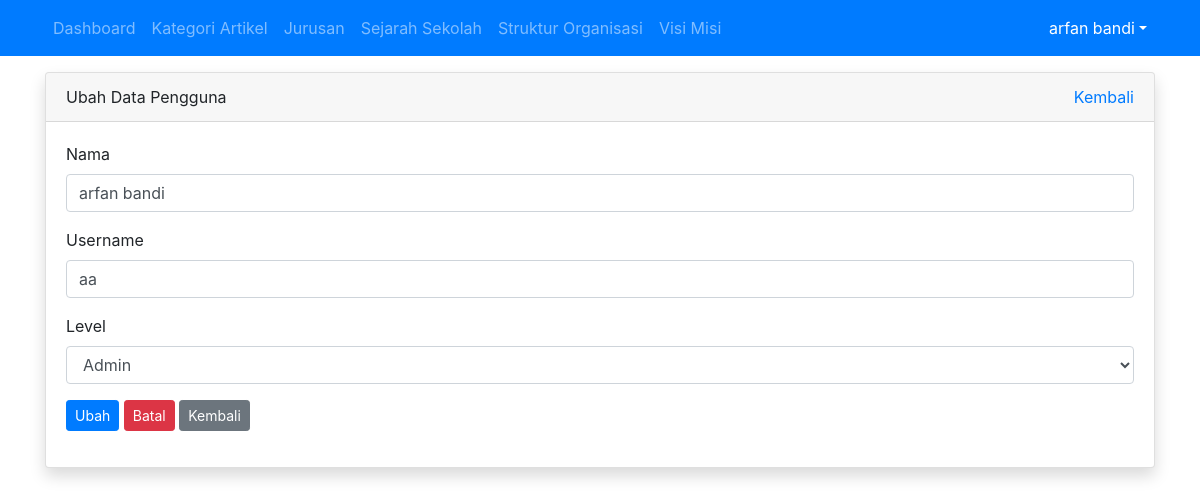
Screenshot of /admin/pengguna/ubah.php?id=4 (signed in) with the database file from the repository.
### tables this page shows
CREATE TABLE `tbl_pengguna` (
  `id` int(11) NOT NULL,
  `nama` varchar(100) DEFAULT NULL,
  `username` varchar(20) DEFAULT NULL,
  `password` varchar(255) DEFAULT NULL,
  `level` int(11) DEFAULT NULL
);

### admin/pengguna/ubah.php (the view, shortened to what this page needs)
<?php
require_once '../../koneksi.php';
$id = $_GET['id'];
$query = mysqli_query($koneksi, "SELECT * FROM tbl_pengguna WHERE id = {$id}");
$row = mysqli_fetch_assoc($query);
?>
<!DOCTYPE html>
<html>
<head>
	<link rel="stylesheet" href="../../resources/css/bootstrap.min.css">
</head>
<body>
	<?php require_once '../navbar.php'; ?>
	<div class="container mt-3">
		<div class="row">
			<div class="col">
				<div class="card shadow">
					<div class="card-header">
						<div class="clearfix">
							<div class="float-left">
								Ubah Data Pengguna
							</div>
							<div class="float-right">
								<a href="index.php">Kembali</a>
							</div>
						</div>
					</div>
					<div class="card-body">
						<form method="POST" action="proses_ubah.php?id=<?= $row['id'] ?>">
							<div class="form-group">
								<label for="nama">Nama</label>
								<input type="text" class="form-control" id="nama" placeholder="Nama" autocomplete="off" required="required" name="nama" value="<?= $row['nama'] ?>">
							</div>
							<div class="form-group">
								<label for="username">Username</label>
								<input type="text" class="form-control" id="username" placeholder="Username" autocomplete="off" required="required" name="username" value="<?= $row['username'] ?>">
							</div>
							<div class="form-group">
								<label for="level">Level</label>
								<select name="level" id="level" class="form-control">
									<option value="1" <?= $row['level'] == '1' ? 'selected' : '' ?>>Admin</option>
								</select>
							</div>
							<div class="form-group">
								<button type="submit" class="btn btn-sm btn-primary" name="ubah">Ubah</button>
								<button type="reset" class="btn btn-sm btn-danger" onclick="return confirm('apakah anda yakin?')">Batal</button>
								<a href="index.php" class="btn btn-sm btn-secondary">Kembali</a>
							</div>
						</form>
					</div>
				</div>
			</div>
		</div>
	</div>
</body>
</html>

### rows the page displays
tbl_pengguna: nama "arfan bandi", username "aa", level "Admin"

### other values shown
$_SESSION['nama'] "arfan bandi"
